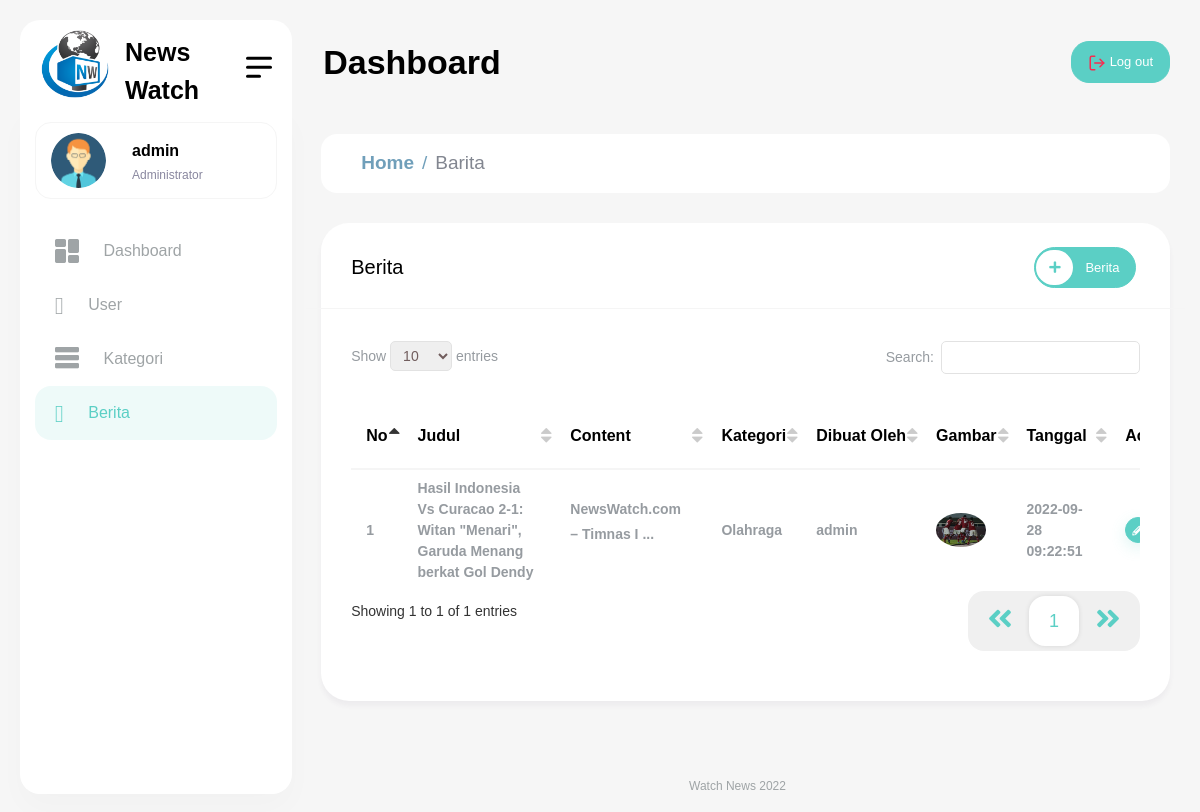
Screenshot of /admin/index.php?page=Berita (signed in) with the database file from the repository.
### tables this page shows
CREATE TABLE `users` (
  `id` int(11) NOT NULL,
  `nama` varchar(100) NOT NULL,
  `username` varchar(100) NOT NULL,
  `password` varchar(100) NOT NULL,
  `level` int(11) NOT NULL,
  `foto` text NOT NULL
);

CREATE TABLE `berita` (
  `id` int(11) NOT NULL,
  `id_kategori` int(11) NOT NULL,
  `users_id` int(11) NOT NULL,
  `judul` varchar(100) NOT NULL,
  `content` mediumtext NOT NULL,
  `foto` text NOT NULL,
  `tanggal` datetime NOT NULL
);

CREATE TABLE `kategori` (
  `id` int(11) NOT NULL,
  `nama` varchar(100) NOT NULL
);

### admin/berita.php (the view, shortened to what this page needs)
<?php
include '../koneksi.php';
?>
<div class="content-body">
    <div class="container-fluid">
        <div class="row page-titles">
            <ol class="breadcrumb">
                <li class="breadcrumb-item active"><a href="javascript:void(0)">Home</a></li>
                <li class="breadcrumb-item"><a href="javascript:void(0)">Barita</a></li>
            </ol>
        </div>
        <?php
        if ($_GET['page'] == 'Berita' && empty($_GET['aksi'])) {
        ?>
        <div class="row">
            <div class="col-12">
                <div class="card">
                    <div class="card-header row">
                        <div class="col-lg-10"><h4 class="card-title">Berita</h4></div>
                        <div class="col-lg-2 en">
                            <a href="index.php?page=Berita&aksi=tambah" class="btn btn-rounded btn-primary" data-toggle="modal">
                                <span class="btn-icon-start text-primary"><i class="fa fa-plus"></i></span>
                                Berita
                            </a>
                        </div>
                    </div>
                    <div class="card-body">
                        <div class="table-responsive">
                        <table class="display dataTable" style="min-width: 845px">
                            <thead>
                                <tr>
                                    <th style="width: 5%">No</th>
                                    <th>Judul</th>
                                    <th>Content</th>
                                    <th>Kategori</th>
                                    <th>Dibuat Oleh</th>
                                    <th>Gambar</th>
                                    <th>Tanggal</th>
                                    <th style="width: 10%">Action</th>
                                </tr>
                            </thead>
                            <tbody>
                                <?php
                                $data = mysqli_query($koneksi,'SELECT berita.id,berita.judul, berita.content, berita.foto, berita.tanggal, kategori.nama as nama_kategori, users.nama as nama_user FROM berita JOIN kategori ON kategori.id = berita.id_kategori JOIN users ON users.id = berita.users_id');
                                foreach ($data as $index => $item) {
                                 ?>
                                <tr>
                                    <td><?= $index+1 ?></td>
                                    <td><?= $item['judul'] ?></td>
                                    <td><?= substr($item['content'],0,50) ?> ...</td>
                                    <td><?= $item['nama_kategori'] ?></td>
                                    <td><?= $item['nama_user'] ?></td>
                                    <td><img src="images/berita/<?= $item['foto'] ?>" class="rounded-circle" width="50px"></td>
                                    <td><?= $item['tanggal'] ?></td>
                                    <td>
                                        <div class="d-flex">
                                            <a href="index.php?page=Berita&aksi=edit&id=<?= $item['id'] ?>" class="btn btn-primary shadow btn-xs sharp me-1"><i class="fas fa-pencil-alt"></i></a>
                                        </div>
                                    </td>
                                </tr>
                                <?php } ?>
                            </tbody>
                        </table>
                        </div>
                    </div>
                </div>
            </div>
        </div>
        <?php } ?>
    </div>
</div>

### admin/index.php (shortened to what this page needs)
<?php
include '../koneksi.php';
?>
<!DOCTYPE html>
<html lang="en">
<head>
    <link href="vendor/datatables/css/jquery.dataTables.min.css" rel="stylesheet">
    <link rel="stylesheet" href="vendor/select2/css/select2.min.css">
    <link href="vendor/jquery-smartwizard/dist/css/smart_wizard.min.css" rel="stylesheet">
	<link href="vendor/jquery-nice-select/css/nice-select.css" rel="stylesheet">
    <link href="css/style.css" rel="stylesheet">
</head>
<body>
    <div id="main-wrapper">
        <div class="nav-header">
            <a href="#" class="brand-logo">
                <img src="images/logo2.ico" width="70px" height="70px">
                <span class="brand-title"><b>News<br>Watch</b></span>
            </a>
            <div class="nav-control">
                <div class="hamburger">
                    <span class="line"></span><span class="line"></span><span class="line"></span>
                </div>
            </div>
        </div>
        <div class="header">
            <div class="header-content">
                <nav class="navbar navbar-expand">
                    <div class="collapse navbar-collapse justify-content-between">
                        <div class="header-left">
                            <div class="dashboard_bar">
                                Dashboard
                            </div>
                        </div>
                        <ul class="navbar-nav header-right">
                            <li class="nav-item">
                                <a href="?logout" class="btn btn-primary d-sm-inline-block d-none">
                                    Log out
                                </a>
                            </li>
                        </ul>
                    </div>
                </nav>
            </div>
        </div>
        <div class="dlabnav">
            <div class="dlabnav-scroll">
                <ul class="metismenu" id="menu">
                    <li class="dropdown header-profile">
                        <a class="nav-link" href="javascript:void(0);" role="button" data-bs-toggle="dropdown">
                            <?php
                                $query = mysqli_query($koneksi,"SELECT * FROM users WHERE id='$_SESSION[id]'");
                                $data = mysqli_fetch_assoc($query);
                            ?>
                            <img src="images/user/<?= $data['foto'] ?>" width="20" alt="">
                            <div class="header-info ms-3">
                                <span class="font-w600" ><?= $data['nama'] ?></span>
                                <small class="font-w400"><?= $data['level'] == 0 ? 'Administrator' : 'Jurnalis' ?></small>
                            </div>
                        </a>
                    </li>
                    <?php
                    $page = $_GET['page'] ?? '';
                    ?>
                    <li class="<?= empty($page) || $page=='Dashboard' ? 'mm-active' : ''?>">
                        <a class="ai-icon" href="index.php?page=Dashboard" aria-expanded="false">
                            <i class="flaticon-025-dashboard"></i>
                            <span class="nav-text">Dashboard</span>
                        </a>
                    </li>
                    <li class="<?= $page=='User' ? 'mm-active' : '' ?>">
                        <a class="ai-icon" href="index.php?page=User" aria-expanded="false">
                            <i class="flaticon-381-user"></i>
                            <span class="nav-text">User</span>
                        </a>
                    </li>
                    <li class="<?= $page=='Kategori' ? 'mm-active' : '' ?>">
                        <a class="ai-icon" href="index.php?page=Kategori" aria-expanded="false">
                            <i class="flaticon-043-menu"></i>
                            <span class="nav-text">Kategori</span>
                        </a>
                    </li>
                    <li class="<?= $page=='Berita' ? 'mm-active' : '' ?>">
                        <a class="ai-icon" href="index.php?page=Berita" aria-expanded="false">
                            <i class="flaticon-381-newspaper"></i>
                            <span class="nav-text">Berita</span>
                        </a>
                    </li>
                </ul>
            </div>
        </div>
        <?php include 'main.php' ?>
        <div class="footer">
            <div class="copyright">
                <p style="text-align: center">Watch News 2022</p>
            </div>
        </div>
    </div>
</body>
</html>

### admin/main.php (shortened to what this page needs)
<?php
$page=isset($_GET['page']) ? $_GET['page'] : 'Dashboard';
if ($page=='Berita') include 'berita.php';

### rows the page displays
users: foto (picture), nama "admin"
berita: judul "Hasil Indonesia Vs Curacao 2-1: Witan \"Menari\", Garuda Menang berkat Gol Dendy", content "NewsWatch.com – Timnas I", id_kategori.nama "Olahraga", users.nama "admin", foto (picture), tanggal "2022-09-28 09:22:51"
